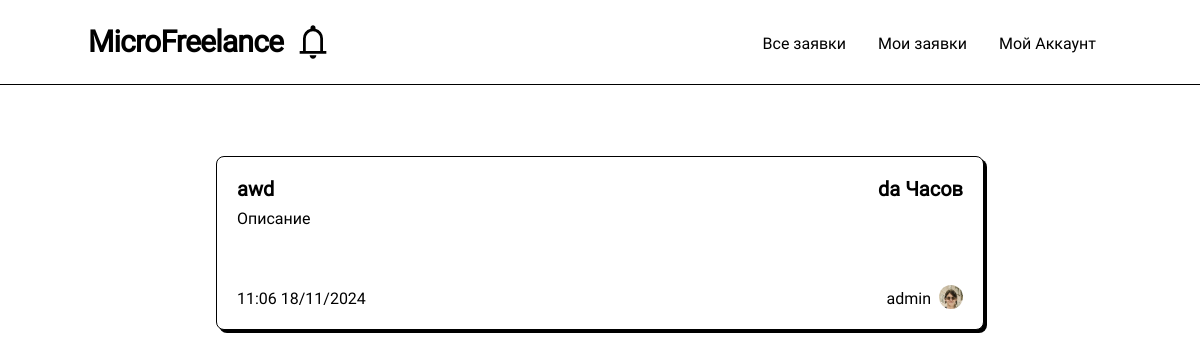
/my-tasks (signed in), run on the app's committed database.
### models.py (models this page shows, shortened)
class Post(db.Model):
    __table_name__ = "posts"
    id: Mapped[int]                         = mapped_column(primary_key=True)
    title: Mapped[str]                      = mapped_column(String(64))
    data: Mapped[str]                       = mapped_column(String(256))
    data_text: Mapped[str]                  = mapped_column(String(256))
    coast: Mapped[str]                      = mapped_column(String(64))
    currency: Mapped[str]                   = mapped_column(String(64))
    author_id: Mapped[int]                  = mapped_column(ForeignKey(User.id))
    create_date: Mapped[datetime.datetime]  = mapped_column(DateTime(timezone=True), server_default=func.now())
    update_date: Mapped[datetime.datetime]  = mapped_column(DateTime(timezone=True), server_default=func.now())
    selected: Mapped[bool]                  = mapped_column(default=False)
    selected_date: Mapped[Optional[datetime.datetime]] = mapped_column(DateTime(timezone=True))
    archived: Mapped[bool]                  = mapped_column(default=False)
    archived_date: Mapped[Optional[datetime.datetime]] = mapped_column(DateTime(timezone=True))
    selected_respond_author_id: Mapped[Optional[int]] = mapped_column()
    respond: Mapped[list["PostRespond"]]    = relationship(back_populates="post", cascade="all, delete")
    author: Mapped["User"] = relationship()

class User(UserMixin, db.Model):
    __table_name__ = "users"
    id: Mapped[int]                         = mapped_column(primary_key=True)
    login: Mapped[str]                      = mapped_column(String(64), index=True, unique=True)
    password_hash: Mapped[Optional[str]]    = mapped_column(String(256))
    name: Mapped[Optional[str]]             = mapped_column(String(64))
    aboutme: Mapped[Optional[str]]          = mapped_column(String(256))
    contact_info: Mapped[Optional[str]]     = mapped_column(String(256))
    account_type: Mapped[str]               = mapped_column(String(256), default='student')
    def check_role(self, roles: list[str]) -> bool:
        if type(roles) is str:
            return self.account_type == roles
        return self.account_type in roles

### routes.py (the view)
@app.route('/my-tasks/<filter>')
@app.route('/my-tasks/')
@app.route('/my-tasks')
@login_required
def my_tasks(filter = None):
    if current_user.check_role(['admin', 'teacher']):
        query = sa.select(Post)                         \
            .where(Post.author_id == current_user.id)   \
            .where(Post.archived == False)              \
            .order_by(Post.selected.desc(), Post.update_date.desc())
    else:
        query = sa.select(Post)                         \
            .where(Post.archived == False)                                    \
            .where(Post.id.in_(
                sa.select(PostRespond.post_id).where(PostRespond.author_id == current_user.id)
            ))                                                                          \
            .where(
                sa.or_(
                    Post.selected == False,
                    Post.selected_respond_author_id == current_user.id
                )
            ) \
            .order_by(Post.selected.desc(), Post.update_date.desc())
    tasks = list(db.session.scalars(query))
    if current_user.check_role(['admin', 'teacher']):
        for task in tasks:
            respond_count = sa.select(func.count('*')).where(PostRespond.post_id == task.id)
            task.respond_count = db.session.scalar(respond_count)
    return render_template('post_list.html', tasks = tasks, create_new = True, null_message='У вас нету обьявлений')

### models.py (called while the page is built)
@login.user_loader
def load_user(id):
  return db.session.get(User, int(id))

### routes.py (called while the page is built)
def render_template(*args, **kwargs):
    kwargs['current_user'] = current_user
    return base_render_teplate(*args, **kwargs)

### templates/post_list.html (shortened to what this page needs)
{% extends 'base/base.html' %}
{% block content %}
<div class="list">
    {% for task in tasks %}
        <a href="/post/{{ task.id }}">
            <div class="post">
                <div class="top-line">
                    <p class="title"> {{ task.title }} </p>
                    <p class="coast">{{ task.coast  }} {{ task.currency }}</p>
                </div>
                <p class="about">{{ task.data_text|truncate(150) }}</p>
                <div class="bottom-line">
                    <div class="date-author">
                        <p class="date">
                            {{ task.create_date.strftime("%H:%M %d/%m/%Y")}}
                        </p>
                        <div class="author">
                            <p class="name">{{ task.author.name }}</p>
                            <img class="avatar" src="{{ url_for('static', filename='avatars/' + task.author.login + '.webp') }}"
                            onerror="this.src='/static/avatars/placeholder.svg'">
                        </div>
                    </div>
                </div>
            </div>
        </a>
    {% endfor %}
</div>
{% endblock %}

### static/compile.css (style rules this page uses)
html, :host { line-height: 1.5; -webkit-text-size-adjust: 100%; -moz-tab-size: 4; -o-tab-size: 4; tab-size: 4; font-family: Roboto; font-feature-settings: normal; font-variation-settings: normal; -webkit-tap-highlight-color: transparent; }
body { margin: 0; line-height: inherit; }
a { color: inherit; text-decoration: inherit; }
blockquote, dl, dd, h1, h2, h3, h4, h5, h6, hr, figure, p, pre { margin: 0; }
img, svg, video, canvas, audio, iframe, embed, object { display: block; vertical-align: middle; }
img, video { max-width: 100%; height: auto; }

### data on the page
Post: title "awd", coast "da", currency "Часов", data_text "Описание", create_date "11:06 18/11/2024", author.name "admin", login (picture)
